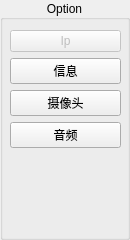
    <widget class="QGroupBox" name="groupBox">
     <property name="minimumSize">
      <size>
       <width>100</width>
       <height>0</height>
      </size>
     </property>
     <property name="maximumSize">
      <size>
       <width>130</width>
       <height>16777215</height>
      </size>
     </property>
     <property name="title">
      <string>Option</string>
     </property>
     <property name="alignment">
      <set>Qt::AlignCenter</set>
     </property>
     <widget class="QWidget" name="layoutWidget">
      <property name="geometry">
       <rect>
        <x>0</x>
        <y>20</y>
        <width>131</width>
        <height>211</height>
       </rect>
      </property>
      <layout class="QVBoxLayout" name="verticalLayout">
       <property name="sizeConstraint">
        <enum>QLayout::SetMaximumSize</enum>
       </property>
       <property name="leftMargin">
        <number>10</number>
       </property>
       <property name="topMargin">
        <number>10</number>
       </property>
       <property name="rightMargin">
        <number>10</number>
       </property>
       <property name="bottomMargin">
        <number>10</number>
       </property>
       <item>
        <widget class="QPushButton" name="ip_btn">
         <property name="enabled">
          <bool>false</bool>
         </property>
         <property name="sizePolicy">
          <sizepolicy hsizetype="Preferred" vsizetype="Fixed">
           <horstretch>0</horstretch>
           <verstretch>0</verstretch>
          </sizepolicy>
         </property>
         <property name="text">
          <string>Ip</string>
         </property>
         <property name="icon">
          <iconset resource="../icons.qrc">
           <normaloff>:/image/icons/check2.ico</normaloff>:/image/icons/check2.ico</iconset>
         </property>
         <property name="checkable">
          <bool>true</bool>
         </property>
         <property name="checked">
          <bool>false</bool>
         </property>
         <property name="autoDefault">
          <bool>false</bool>
         </property>
         <property name="default">
          <bool>false</bool>
         </property>
        </widget>
       </item>
       <item>
        <widget class="QPushButton" name="info_btn">
         <property name="autoFillBackground">
          <bool>false</bool>
         </property>
         <property name="text">
          <string>信息</string>
         </property>
         <property name="icon">
          <iconset resource="../icons.qrc">
           <normaloff>:/image/icons/300.bmp</normaloff>:/image/icons/300.bmp</iconset>
         </property>
         <property name="checkable">
          <bool>true</bool>
         </property>
        </widget>
       </item>
       <item>
        <widget class="QPushButton" name="camera_btn">
         <property name="autoFillBackground">
          <bool>false</bool>
         </property>
         <property name="text">
          <string>摄像头</string>
         </property>
         <property name="icon">
          <iconset resource="../icons.qrc">
           <normaloff>:/image/icons/300.bmp</normaloff>:/image/icons/300.bmp</iconset>
         </property>
         <property name="checkable">
          <bool>true</bool>
         </property>
        </widget>
       </item>
       <item>
        <widget class="QPushButton" name="audio_btn">
         <property name="autoFillBackground">
          <bool>false</bool>
         </property>
         <property name="text">
          <string>音频</string>
         </property>
         <property name="icon">
          <iconset resource="../icons.qrc">
           <normaloff>:/image/icons/300.bmp</normaloff>:/image/icons/300.bmp</iconset>
         </property>
         <property name="checkable">
          <bool>true</bool>
         </property>
        </widget>
       </item>
       <item>
        <spacer name="verticalSpacer">
         <property name="orientation">
          <enum>Qt::Vertical</enum>
         </property>
         <property name="sizeHint" stdset="0">
          <size>
           <width>20</width>
           <height>40</height>
          </size>
         </property>
        </spacer>
       </item>
      </layout>
     </widget>
    </widget>
